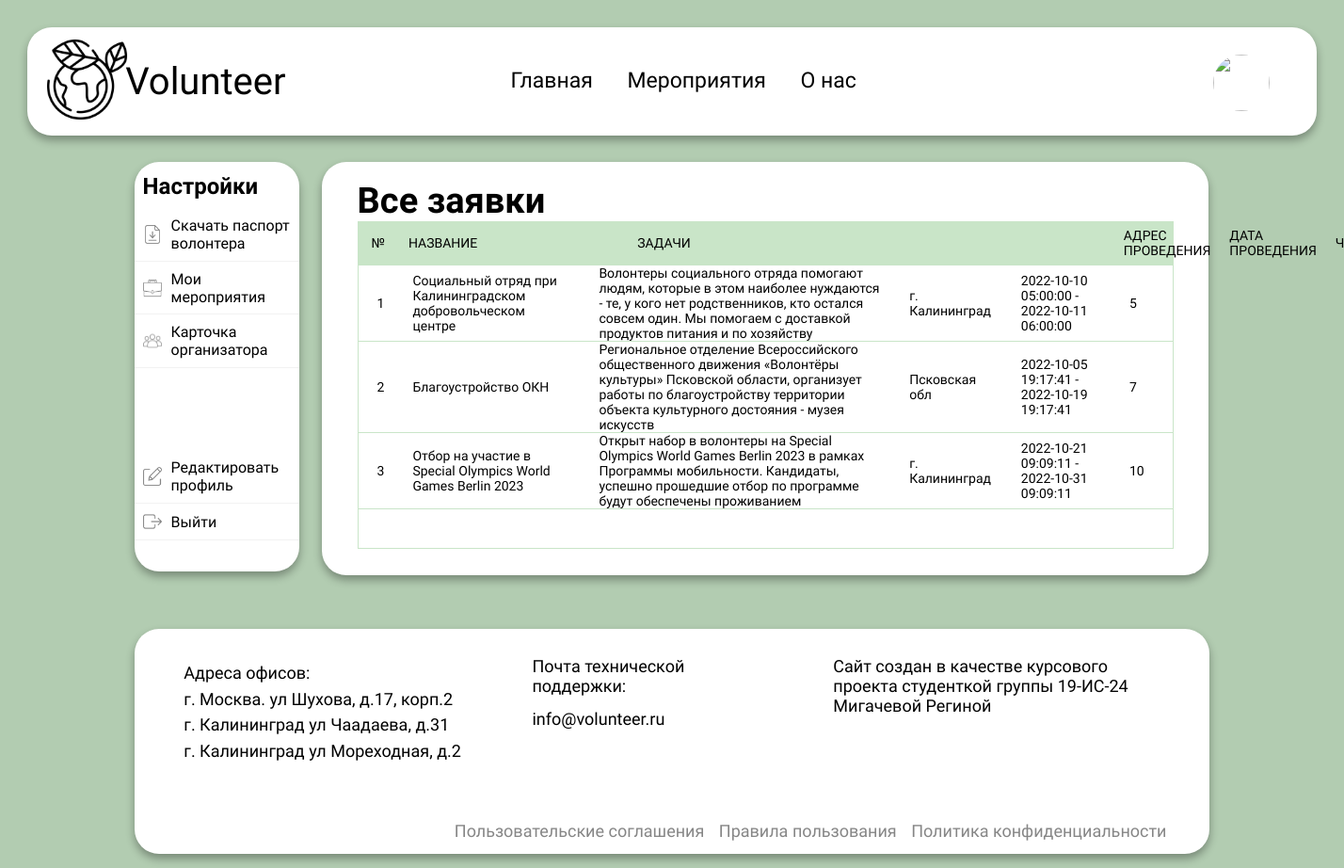
Page /application/views/organizator_events.php (signed in) on the earlier database version.
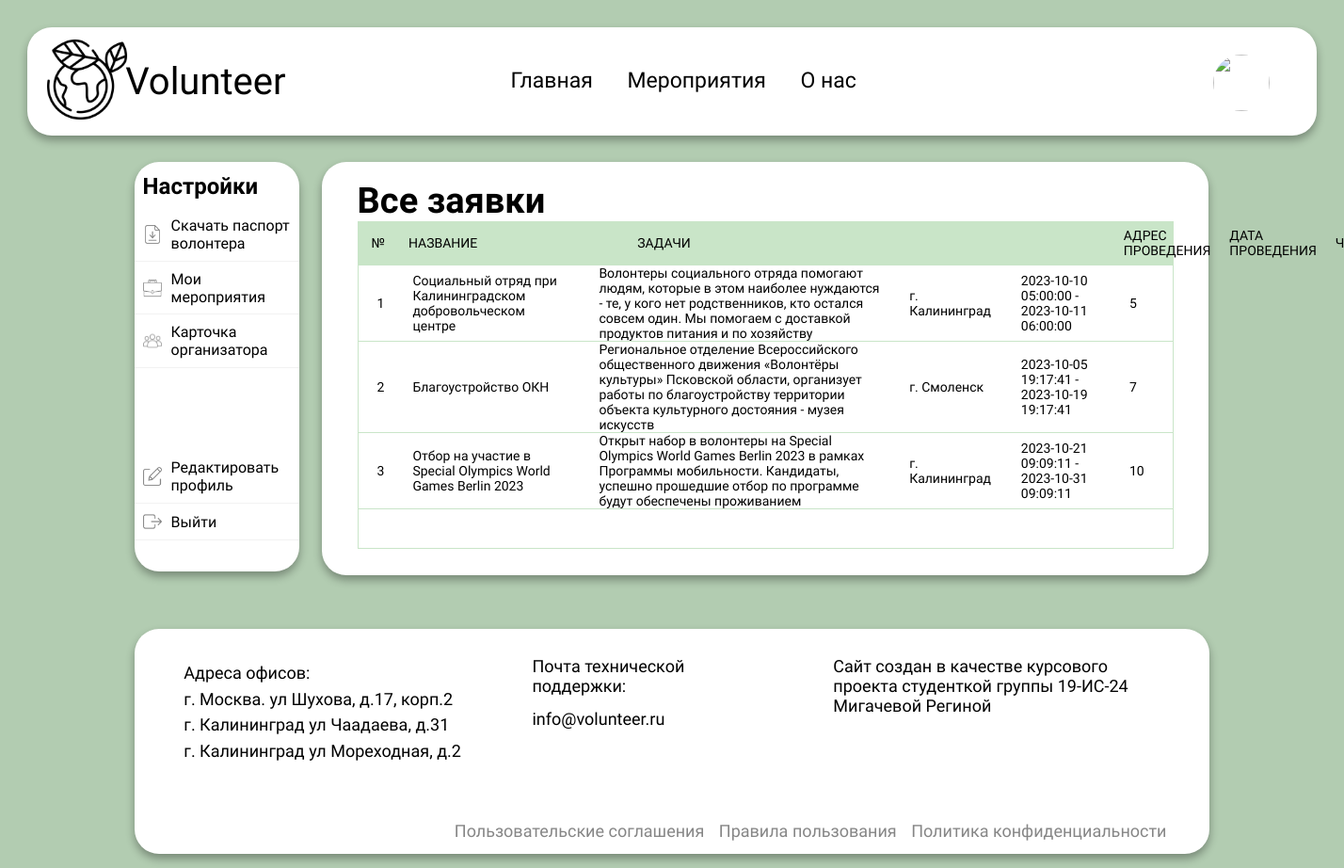
Same page on the later database version.
### tables this page shows
CREATE TABLE `events` (
  `id_events` int NOT NULL,
  `nazvanie` varchar(200) NOT NULL,
  `task` varchar(500) NOT NULL,
  `adres_events` varchar(500) NOT NULL,
  `data_start` datetime NOT NULL,
  `data_finish` datetime NOT NULL,
  `fk_organiz` int NOT NULL,
  `chas` int NOT NULL
);

### application/views/organizator_events.php (the view, shortened to what this page needs)
<?php
include '../conf/db.php';
$id_user = $_SESSION['user']['id_user'];
$select = mysqli_query($connect, "SELECT * FROM `organizator` WHERE `fk_user` = '$id_user'");
$profile_o = mysqli_fetch_assoc($select);
$r = mysqli_query($connect, "SELECT * FROM `events` WHERE `fk_organiz`=$profile_o[id_organiz]");
$myrow = mysqli_fetch_array($r);
?>
<!DOCTYPE html>
<html lang="en">
<head>
    <link rel="stylesheet" href="/css/style.css">
    <link rel="stylesheet" href="https://cdnjs.cloudflare.com/ajax/libs/animate.css/4.1.1/animate.min.css" />
</head>
<body>
    <section class="header">
        <nav>
            <a href="/index.php"><img src="/img/assets/logo.png"></a>
            <p>Volunteer</p>
            <div class="nav-links" id="navLinks">
                <ul style="padding-right: 20%">
                    <li><a href="/index.php">Главная</a></li>
                    <li><a href="events.php">Мероприятия</a></li>
                    <li><a href="contacts.php">О нас</a></li>
                </ul>
            </div>
            <div class="action">
                <div class="profile_small" onclick="menuToggle()">
                    <img src="<?="/img/uploads/" . $profile_v['img'] ?>" alt="">
                </div>
            </div>
        </nav>
    </section>
    <section class="profile_v">
        <div class="profile_v_menu" style="height: 97%;">
            <h1>Настройки</h1>
            <div class="profile_v_container">
                <ul>
                    <li><img src="/img/assets/file.png" alt=""><a onclick="printDiv()">Скачать паспорт волонтера</a>
                    </li>
                    <li><img src="/img/assets/suitcase.png" alt=""><a href="volunteer_event.php">Мои мероприятия</a>
                    </li>
                    <li><img src="/img/assets/people.png" alt=""><a href="profile_organ.php">Карточка организатора</a>
                    </li>
                </ul>
                <ul>
                    <li><img src="/img/assets/edit.png" alt=""><a href="edit_organ.php">Редактировать профиль</a>
                    </li>
                    <li><img src="/img/assets/logout.png" alt=""><a href="../core/logout.php">Выйти</a></li>
                </ul>
            </div>
        </div>
        <div class="opt" id="opt">
            <h2>Все заявки</h2>
            <div class="tb4-header">
                <table cellpadding="0" cellspacing="0">
                    <thead>
                        <tr>
                            <th scope='col'>№</th>
                            <th scope='col'>Название</th>
                            <th scope='col'>Задачи</th>
                            <th scope='col'>Адрес проведения</th>
                            <th scope='col'>Дата проведения</th>
                            <th scope='col'>Часы</th>
                        </tr>
                    </thead>
                </table>
            </div>
            <div class="tbl4-content">
                <table cellpadding="0" cellspacing="0">
                    <tbody>
                        <?php
                        $i = 1;
                        do {
                            echo "<tr>";
                            echo "<td>";
                            echo $i++;
                            echo "</td>";
                            echo "<td>$myrow[nazvanie]</td>";
                            echo "<td>$myrow[task]</td>";
                            echo "<td>$myrow[adres_events]</td>";
                            echo "<td>$myrow[data_start] - $myrow[data_finish]</td>";
                            echo "<td>$myrow[chas]</td>";
                            echo "</tr>";
                        }
                        while ($myrow = mysqli_fetch_array($r));
                        echo "</table>";
                        ?>
            </div>
        </div>
    </section>
    <footer>
        <div class="footer">
            <div class="adresa">
                <p>Адреса офисов:</p>
                <p>г. Москва. ул Шухова, д.17, корп.2</p>
                <p>г. Калининград ул Чаадаева, д.31</p>
                <p>г. Калининград ул Мореходная, д.2</p>
            </div>
            <div class="email">
                <p>Почта технической поддержки:</p>
                <a href="#">info@volunteer.ru</a>
            </div>
            <div class="me">
                <p>Сайт создан в качестве курсового проекта студенткой группы 19-ИС-24 Мигачевой Региной</p>
            </div>
        </div>
        <div class="links_b">
            <a href="#">Пользовательские соглашения</a>
            <a href="#">Правила пользования</a>
            <a href="#">Политика конфиденциальности</a>
        </div>
    </footer>
</body>
</html>

Differences in the rows shown:
changed events "Социальный отряд при Калининградском добровольческом центре": data_start "2022-10-10 05:00:00" → "2023-10-10 05:00:00"; data_finish "2022-10-11 06:00:00" → "2023-10-11 06:00:00"
changed events "Благоустройство ОКН": adres_events "Псковская обл" → "г. Смоленск"; data_start "2022-10-05 19:17:41" → "2023-10-05 19:17:41"; data_finish "2022-10-19 19:17:41" → "2023-10-19 19:17:41"
changed events "Отбор на участие в Special Olympics World Games Berlin 2023": data_start "2022-10-21 09:09:11" → "2023-10-21 09:09:11"; data_finish "2022-10-31 09:09:11" → "2023-10-31 09:09:11"
